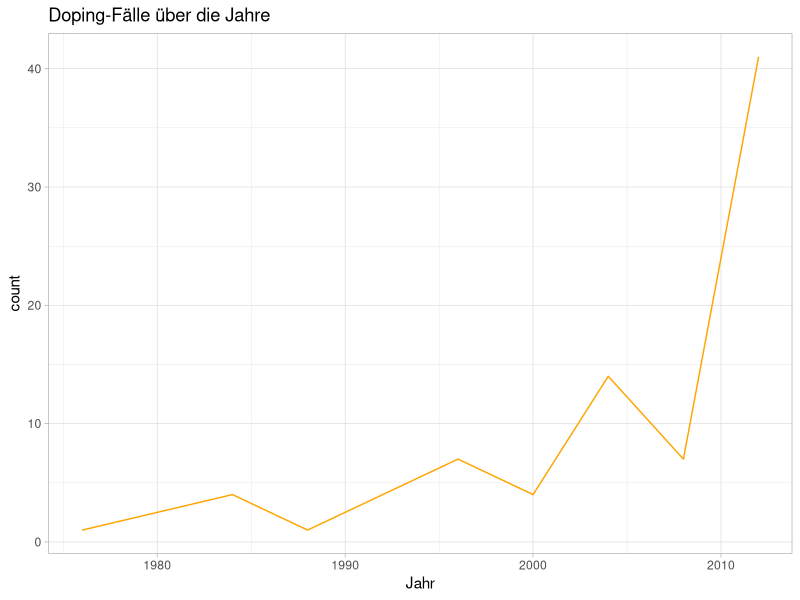
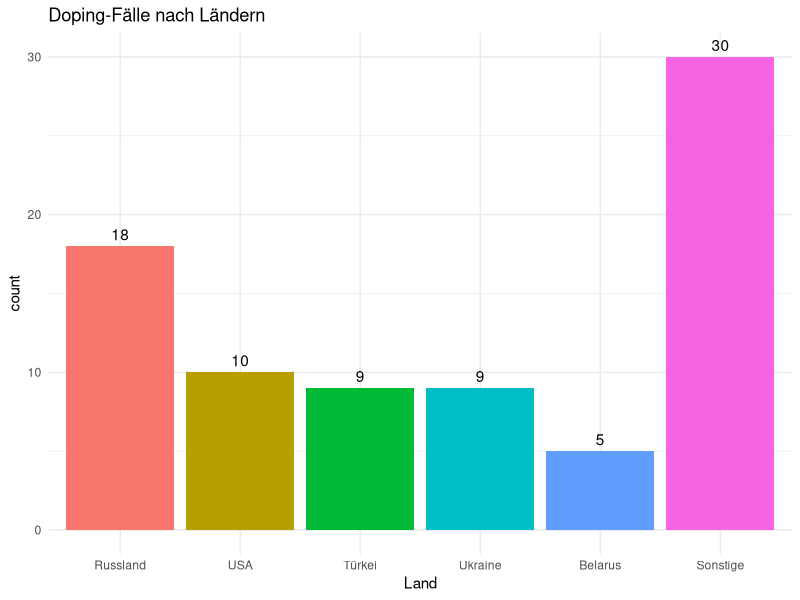
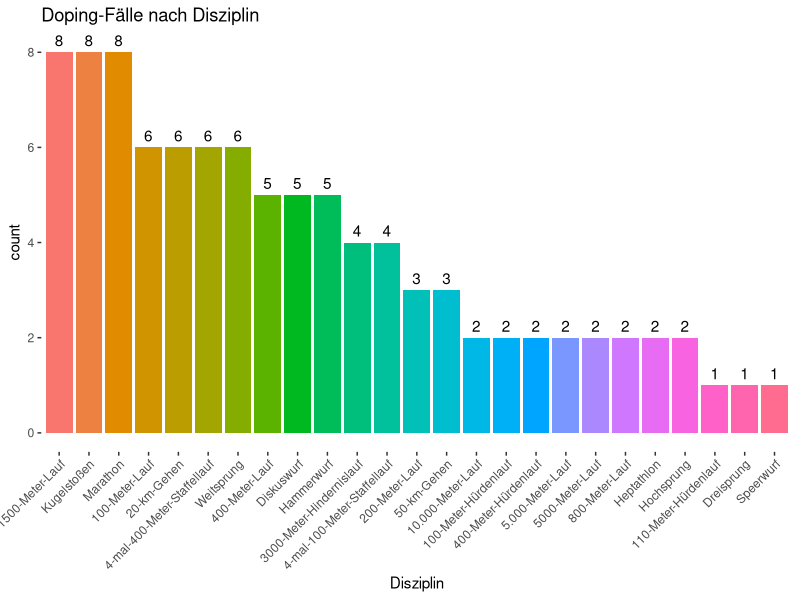
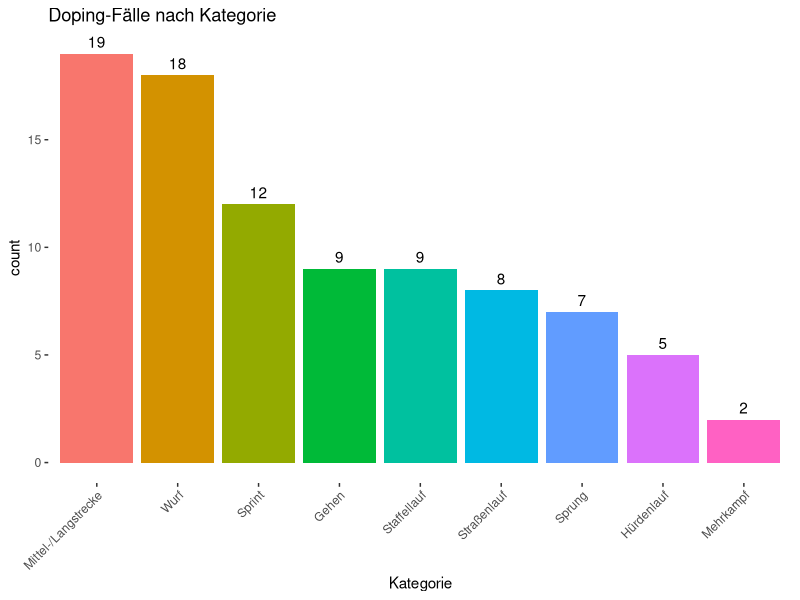

Reproduce these figures in R, in order.
setwd("/home/kira/ownCloud/BR Data/doping olympische spiele")
library(dplyr)
library(ggplot2)
cases <- read.csv("IAAF-doping-cases-clean-deutsch.csv", stringsAsFactors = F)
cases <- cases[,-c(5,7,10)]
names(cases)

#fälle pro jahr
cpy <- cases %>% group_by(Jahr) %>% summarize(count=length(unique(Name)))# %>% arrange(-count)
write.csv(cpy, "fälleprojahr.csv", row.names = F)
pdf("results/fälleprojahr.pdf", width=14)
ggplot(cpy, aes(x=Jahr, y=count)) + theme_light() + #scale_y_continuous(expand=c(0,0)) +
    ggtitle("Doping-Fälle über die Jahre") + geom_line(colour="orange")
dev.off()
?read.csv
#fälle pro land
cpc <- cases %>% group_by(Land) %>% summarize(count=length(unique(Name)))
cpc <- cpc %>% arrange(-count)
write.csv(cpc, "fälleproland.csv", row.names = F)
#sonstiges kategorie einrichten
cpc <- mutate(cpc,Land = c(cpc$Land[1:5], rep("Sonstige",length(cpc$Land)-5)))
cpc <- mutate(cpc, Land = factor(cpc$Land, levels=unique(cpc$Land))) %>%
    group_by(Land) %>% summarize(count=sum(count))
pdf("results/fälleproland.pdf", width=14)
ggplot(cpc, aes(x=Land, y=count, fill=Land)) + theme_minimal() +
    geom_bar(stat="identity") + ggtitle("Doping-Fälle nach Ländern") + theme(legend.position="none") +
    geom_text(position= position_dodge(width=0.9), aes(x=Land, label=count), vjust=-0.5)
dev.off()

#fälle pro disziplin
cpd <- cases %>% group_by(Disziplin) %>% summarize(count=n()) %>% arrange(-count)
cpd$Disziplin <- factor(cpd$Disziplin, levels=unique(cpd$Disziplin))
write.csv(cpd, "fälleprodisziplin.csv", row.names = F)
pdf("results/fälleprodisziplin.pdf", width=14)
ggplot(cpd, aes(x=Disziplin, y=count, fill=Disziplin)) +
    geom_bar(stat="identity") + ggtitle("Doping-Fälle nach Disziplin") +
    theme(legend.position="none", axis.text.x = element_text(angle=45,hjust=1), panel.background = element_rect(fill="white")) +
    geom_text(position= position_dodge(width=0.9), aes(x=Disziplin, label=count), vjust=-0.5)
dev.off()

#fälle pro kategorie
cpk <- cases %>% group_by(Kategorie) %>% summarize(count=length(unique(Name))) %>% arrange(-count)
cpk$Kategorie <- factor(cpk$Kategorie, levels=unique(cpk$Kategorie))
write.csv(cpk, "fälleprokategorie.csv", row.names = F)
pdf("results/fälleprokategorie.pdf", width=14)
ggplot(cpk, aes(x=Kategorie, y=count, fill=Kategorie)) +
    geom_bar(stat="identity") + ggtitle("Doping-Fälle nach Kategorie") +
    theme(legend.position="none", axis.text.x = element_text(angle=45,hjust=1), panel.background = element_rect(fill="white")) +
    geom_text(position= position_dodge(width=0.9), aes(x=Kategorie, label=count), vjust=-0.5)
dev.off()

save.image(file="datasets.Rdata")

